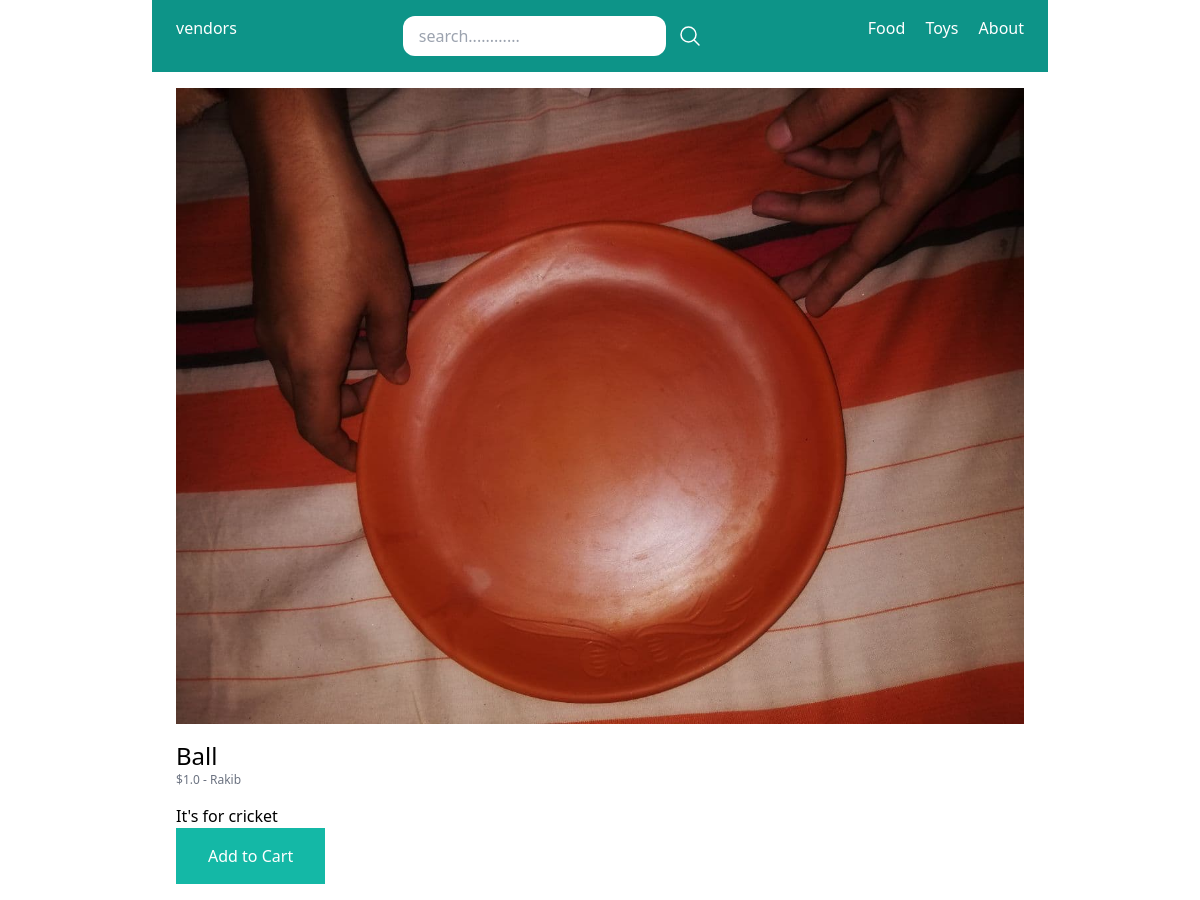
Page /toys/ball/ on the committed database.
### store/models.py (models this page shows, shortened)
class Category(models.Model):
    title = models.CharField(max_length=50)
    slug = models.SlugField(max_length=50)
    class Meta:
        verbose_name_plural = 'Categories'

class Product(models.Model):
    DRAFT = 'draft'
    WAITING_APPROVAL = 'waitingapproval'
    ACTIVE = 'active'
    DELETED = 'deleted'
    STATUS_CHOICE = (
        (DRAFT,'Draft'),
        (WAITING_APPROVAL,'waiting approval'),
        (ACTIVE,'Active'),
        (DELETED,'Deleted')
    )
    user = models.ForeignKey(User, related_name='product', on_delete=models.CASCADE)
    category = models.ForeignKey(Category, related_name='product',on_delete=models.CASCADE)
    title = models.CharField(max_length=50)
    slug = models.SlugField(max_length=50)
    description = models.TextField(blank=True)
    price = models.IntegerField()
    image = models.ImageField(upload_to='uploads/product_images', blank=True, null=True)
    created_at = models.DateTimeField(auto_now_add=True)
    updated_at = models.DateTimeField(auto_now=True)
    status = models.CharField(max_length=50,choices=STATUS_CHOICE,default=ACTIVE)
    class Meta:
        ordering = ('-created_at',)
    def get_display_price(self):
        return self.price/100

### store/views.py (the view)
# urls.py: path('<slug:category_slug>/<slug:slug>/', views.product_detail, name='product_detail'),
def product_detail(request, category_slug , slug):
    product = get_object_or_404(Product, slug=slug,status=Product.ACTIVE)
    return render(request, 'store/product_detail.html', {'product':product})

### store/templatetags/menu.py (called while the page is built)
@register.inclusion_tag('core/menu.html')
def menu():
    categories = Category.objects.all()
    return {'categories': categories}

### store/templates/store/product_detail.html (shortened to what this page needs)
{% extends 'core/base.html' %}
{% block content %}
{% if product.image %}
<div class="image mb-4">
    <img src="{{product.image.url}}" alt="{{product.title}}">
</div>
{% endif %}
<h1 class="text-2xl"> {{product.title}} </h1>
<p class="text-xs text-gray-500"> ${{product.get_display_price}}
    -
    <a href="{% url 'vendor_detail' product.user.id %}"> {% firstof product.user.get_full_name product.user.username %}</a>
</p>
{% if product.description %}
<p class="mt-4">{{product.description}}</p>
{% endif %}
<a href="{% url 'add_to_cart' product.id %}" class="inline-block px-8 py-4 bg-teal-500 text-white">Add to Cart</a>
{% endblock %}

### core/templates/core/base.html (shortened to what this page needs)
{% load menu %}
<!doctype html>
<html>
<head>
  <script src="https://cdn.tailwindcss.com"></script>
</head>
<body>
  <nav class="max-w-4xl mx-auto py-4 flex item-centre justify-between px-6 bg-teal-600">
    <div class="logo">
      <a href="/" class="text-white">vendors</a>
    </div>
    <div class="search">
      <form method="get" action="/search/" class="flex item-centre space-x-3" >
        <input type="search" name="query" placeholder="search............" class="py-2 px-4 rounded-xl">
        <button>
          <svg xmlns="http://www.w3.org/2000/svg" fill="none" viewBox="0 0 24 24" stroke-width="1.5" stroke="currentColor" class="w-6 h-6 text-white">
          <path stroke-linecap="round" stroke-linejoin="round" d="M21 21l-5.197-5.197m0 0A7.5 7.5 0 105.196 5.196a7.5 7.5 0 0010.607 10.607z" />
        </svg>
        </button>
      </form>
    </div>
    <div class="menu item-centre space-x-4 ">
      {% menu %}
    </div>
  </nav>
  <div class="max-w-4xl mx-auto px-6 py-4">
    {% block content %}
    {% endblock %}
  </div>
</body>
</html>

### core/templates/core/menu.html
{% for category in categories %}
    <a href="{% url 'category_detail' category.slug %}" class="text-white">{{category.title}}</a>
{% endfor %}
<a href="{% url 'about' %}" class="text-white">About</a>

### rows in the picture
Category: title "Food"
Category: title "Toys"
Product: image (picture), title "Ball", get_display_price "1.0", user.username "Rakib", description "It's for cricket"
